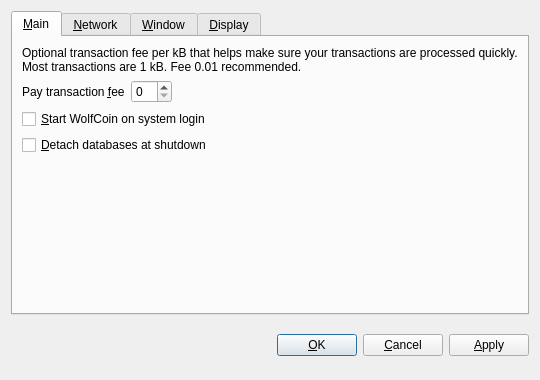
<?xml version="1.0" encoding="UTF-8"?>
<ui version="4.0">
 <class>OptionsDialog</class>
 <widget class="QDialog" name="OptionsDialog">
  <property name="geometry">
   <rect>
    <x>0</x>
    <y>0</y>
    <width>540</width>
    <height>380</height>
   </rect>
  </property>
  <property name="windowTitle">
   <string>Options</string>
  </property>
  <property name="modal">
   <bool>true</bool>
  </property>
  <layout class="QVBoxLayout" name="verticalLayout">
   <item>
    <widget class="QTabWidget" name="tabWidget">
     <property name="tabPosition">
      <enum>QTabWidget::North</enum>
     </property>
     <property name="currentIndex">
      <number>0</number>
     </property>
     <widget class="QWidget" name="tabMain">
      <attribute name="title">
       <string>&amp;Main</string>
      </attribute>
      <layout class="QVBoxLayout" name="verticalLayout_Main">
       <item>
        <widget class="QLabel" name="transactionFeeInfoLabel">
         <property name="text">
          <string>Optional transaction fee per kB that helps make sure your transactions are processed quickly. Most transactions are 1 kB. Fee 0.01 recommended.</string>
         </property>
         <property name="textFormat">
          <enum>Qt::PlainText</enum>
         </property>
         <property name="wordWrap">
          <bool>true</bool>
         </property>
        </widget>
       </item>
       <item>
        <layout class="QHBoxLayout" name="horizontalLayout_Main">
         <item>
          <widget class="QLabel" name="transactionFeeLabel">
           <property name="text">
            <string>Pay transaction &amp;fee</string>
           </property>
           <property name="textFormat">
            <enum>Qt::PlainText</enum>
           </property>
           <property name="buddy">
            <cstring>transactionFee</cstring>
           </property>
          </widget>
         </item>
         <item>
          <widget class="BitcoinAmountField" name="transactionFee"/>
         </item>
         <item>
          <spacer name="horizontalSpacer_Main">
           <property name="orientation">
            <enum>Qt::Horizontal</enum>
           </property>
           <property name="sizeHint" stdset="0">
            <size>
             <width>40</width>
             <height>20</height>
            </size>
           </property>
          </spacer>
         </item>
        </layout>
       </item>
       <item>
        <widget class="QCheckBox" name="bitcoinAtStartup">
         <property name="toolTip">
          <string>Automatically start WolfCoin after logging in to the system.</string>
         </property>
         <property name="text">
          <string>&amp;Start WolfCoin on system login</string>
         </property>
        </widget>
       </item>
       <item>
        <widget class="QCheckBox" name="detachDatabases">
         <property name="toolTip">
          <string>Detach block and address databases at shutdown. This means they can be moved to another data directory, but it slows down shutdown. The wallet is always detached.</string>
         </property>
         <property name="text">
          <string>&amp;Detach databases at shutdown</string>
         </property>
        </widget>
       </item>
       <item>
        <spacer name="verticalSpacer_Main">
         <property name="orientation">
          <enum>Qt::Vertical</enum>
         </property>
         <property name="sizeHint" stdset="0">
          <size>
           <width>20</width>
           <height>40</height>
          </size>
         </property>
        </spacer>
       </item>
      </layout>
     </widget>
     <widget class="QWidget" name="tabNetwork">
      <attribute name="title">
       <string>&amp;Network</string>
      </attribute>
      <layout class="QVBoxLayout" name="verticalLayout_Network">
       <item>
        <widget class="QCheckBox" name="mapPortUpnp">
         <property name="toolTip">
          <string>Automatically open the WolfCoin client port on the router. This only works when your router supports UPnP and it is enabled.</string>
         </property>
         <property name="text">
          <string>Map port using &amp;UPnP</string>
         </property>
        </widget>
       </item>
       <item>
        <widget class="QCheckBox" name="connectSocks">
         <property name="toolTip">
          <string>Connect to the WolfCoin network through a SOCKS proxy (e.g. when connecting through Tor).</string>
         </property>
         <property name="text">
          <string>&amp;Connect through SOCKS proxy:</string>
         </property>
        </widget>
       </item>
       <item>
        <layout class="QHBoxLayout" name="horizontalLayout_Network">
         <item>
          <widget class="QLabel" name="proxyIpLabel">
           <property name="text">
            <string>Proxy &amp;IP:</string>
           </property>
           <property name="textFormat">
            <enum>Qt::PlainText</enum>
           </property>
           <property name="buddy">
            <cstring>proxyIp</cstring>
           </property>
          </widget>
         </item>
         <item>
          <widget class="QValidatedLineEdit" name="proxyIp">
           <property name="maximumSize">
            <size>
             <width>140</width>
             <height>16777215</height>
            </size>
           </property>
           <property name="toolTip">
            <string>IP address of the proxy (e.g. 127.0.0.1)</string>
           </property>
          </widget>
         </item>
         <item>
          <widget class="QLabel" name="proxyPortLabel">
           <property name="text">
            <string>&amp;Port:</string>
           </property>
           <property name="textFormat">
            <enum>Qt::PlainText</enum>
           </property>
           <property name="buddy">
            <cstring>proxyPort</cstring>
           </property>
          </widget>
         </item>
         <item>
          <widget class="QLineEdit" name="proxyPort">
           <property name="maximumSize">
            <size>
             <width>55</width>
             <height>16777215</height>
            </size>
           </property>
           <property name="toolTip">
            <string>Port of the proxy (e.g. 9050)</string>
           </property>
          </widget>
         </item>
         <item>
          <widget class="QLabel" name="socksVersionLabel">
           <property name="text">
            <string>SOCKS &amp;Version:</string>
           </property>
           <property name="textFormat">
            <enum>Qt::PlainText</enum>
           </property>
           <property name="buddy">
            <cstring>socksVersion</cstring>
           </property>
          </widget>
         </item>
         <item>
          <widget class="QValueComboBox" name="socksVersion">
           <property name="toolTip">
            <string>SOCKS version of the proxy (e.g. 5)</string>
           </property>
          </widget>
         </item>
         <item>
          <spacer name="horizontalSpacer_Network">
           <property name="orientation">
            <enum>Qt::Horizontal</enum>
           </property>
           <property name="sizeHint" stdset="0">
            <size>
             <width>40</width>
             <height>20</height>
            </size>
           </property>
          </spacer>
         </item>
        </layout>
       </item>
       <item>
        <spacer name="verticalSpacer_Network">
         <property name="orientation">
          <enum>Qt::Vertical</enum>
         </property>
         <property name="sizeHint" stdset="0">
          <size>
           <width>20</width>
           <height>40</height>
          </size>
         </property>
        </spacer>
       </item>
      </layout>
     </widget>
     <widget class="QWidget" name="tabWindow">
      <attribute name="title">
       <string>&amp;Window</string>
      </attribute>
      <layout class="QVBoxLayout" name="verticalLayout_Window">
       <item>
        <widget class="QCheckBox" name="minimizeToTray">
         <property name="toolTip">
          <string>Show only a tray icon after minimizing the window.</string>
         </property>
         <property name="text">
          <string>&amp;Minimize to the tray instead of the taskbar</string>
         </property>
        </widget>
       </item>
       <item>
        <widget class="QCheckBox" name="minimizeOnClose">
         <property name="toolTip">
          <string>Minimize instead of exit the application when the window is closed. When this option is enabled, the application will be closed only after selecting Quit in the menu.</string>
         </property>
         <property name="text">
          <string>M&amp;inimize on close</string>
         </property>
        </widget>
       </item>
       <item>
        <spacer name="verticalSpacer_Window">
         <property name="orientation">
          <enum>Qt::Vertical</enum>
         </property>
         <property name="sizeHint" stdset="0">
          <size>
           <width>20</width>
           <height>40</height>
          </size>
         </property>
        </spacer>
       </item>
      </layout>
     </widget>
     <widget class="QWidget" name="tabDisplay">
      <attribute name="title">
       <string>&amp;Display</string>
      </attribute>
      <layout class="QVBoxLayout" name="verticalLayout_Display">
       <item>
        <layout class="QHBoxLayout" name="horizontalLayout_1_Display">
         <item>
          <widget class="QLabel" name="langLabel">
           <property name="text">
            <string>User Interface &amp;language:</string>
           </property>
           <property name="textFormat">
            <enum>Qt::PlainText</enum>
           </property>
           <property name="buddy">
            <cstring>lang</cstring>
           </property>
          </widget>
         </item>
         <item>
          <widget class="QValueComboBox" name="lang">
           <property name="toolTip">
            <string>The user interface language can be set here. This setting will take effect after restarting WolfCoin.</string>
           </property>
          </widget>
         </item>
        </layout>
       </item>
       <item>
        <layout class="QHBoxLayout" name="horizontalLayout_2_Display">
         <item>
          <widget class="QLabel" name="unitLabel">
           <property name="text">
            <string>&amp;Unit to show amounts in:</string>
           </property>
           <property name="textFormat">
            <enum>Qt::PlainText</enum>
           </property>
           <property name="buddy">
            <cstring>unit</cstring>
           </property>
          </widget>
         </item>
         <item>
          <widget class="QValueComboBox" name="unit">
           <property name="toolTip">
            <string>Choose the default subdivision unit to show in the interface and when sending coins.</string>
           </property>
          </widget>
         </item>
        </layout>
       </item>
       <item>
        <widget class="QCheckBox" name="displayAddresses">
         <property name="toolTip">
          <string>Whether to show WolfCoin addresses in the transaction list or not.</string>
         </property>
         <property name="text">
          <string>&amp;Display addresses in transaction list</string>
         </property>
        </widget>
       </item>
       <item>
        <widget class="QCheckBox" name="coinControlFeatures">
         <property name="toolTip">
          <string>Whether to show coin control features or not.</string>
         </property>
         <property name="text">
          <string>Display coin &amp;control features (experts only!)</string>
         </property>
        </widget>
       </item>
       <item>
        <spacer name="verticalSpacer_Display">
         <property name="orientation">
          <enum>Qt::Vertical</enum>
         </property>
         <property name="sizeHint" stdset="0">
          <size>
           <width>20</width>
           <height>40</height>
          </size>
         </property>
        </spacer>
       </item>
      </layout>
     </widget>
    </widget>
   </item>
   <item>
    <layout class="QHBoxLayout" name="horizontalLayout_Buttons">
     <item>
      <spacer name="horizontalSpacer_1">
       <property name="orientation">
        <enum>Qt::Horizontal</enum>
       </property>
       <property name="sizeHint" stdset="0">
        <size>
         <width>40</width>
         <height>48</height>
        </size>
       </property>
      </spacer>
     </item>
     <item>
      <widget class="QLabel" name="statusLabel">
       <property name="font">
        <font>
         <weight>75</weight>
         <bold>true</bold>
        </font>
       </property>
       <property name="text">
        <string/>
       </property>
       <property name="textFormat">
        <enum>Qt::PlainText</enum>
       </property>
       <property name="wordWrap">
        <bool>true</bool>
       </property>
      </widget>
     </item>
     <item>
      <spacer name="horizontalSpacer_2">
       <property name="orientation">
        <enum>Qt::Horizontal</enum>
       </property>
       <property name="sizeHint" stdset="0">
        <size>
         <width>40</width>
         <height>48</height>
        </size>
       </property>
      </spacer>
     </item>
     <item>
      <widget class="QPushButton" name="okButton">
       <property name="text">
        <string>&amp;OK</string>
       </property>
      </widget>
     </item>
     <item>
      <widget class="QPushButton" name="cancelButton">
       <property name="text">
        <string>&amp;Cancel</string>
       </property>
       <property name="autoDefault">
        <bool>false</bool>
       </property>
      </widget>
     </item>
     <item>
      <widget class="QPushButton" name="applyButton">
       <property name="text">
        <string>&amp;Apply</string>
       </property>
       <property name="autoDefault">
        <bool>false</bool>
       </property>
      </widget>
     </item>
    </layout>
   </item>
  </layout>
 </widget>
 <customwidgets>
  <customwidget>
   <class>BitcoinAmountField</class>
   <extends>QSpinBox</extends>
   <header>bitcoinamountfield.h</header>
  </customwidget>
  <customwidget>
   <class>QValueComboBox</class>
   <extends>QComboBox</extends>
   <header>qvaluecombobox.h</header>
  </customwidget>
  <customwidget>
   <class>QValidatedLineEdit</class>
   <extends>QLineEdit</extends>
   <header>qvalidatedlineedit.h</header>
  </customwidget>
 </customwidgets>
 <resources/>
 <connections/>
</ui>
